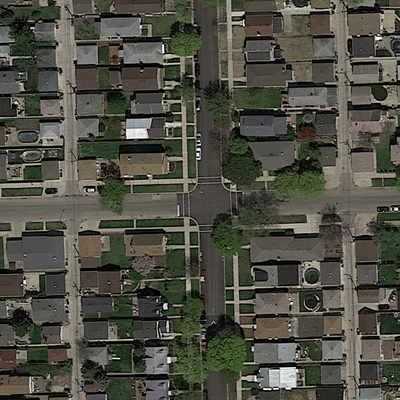
#> input picture data/training/images/satImage_001.png, 400 x 400 px, found by its file name
$ jupyter execute --allow-errors segment_aerial_images.ipynb   (shell and % lines are left out)
#> lines starting #> are read from the running program, lines starting #| are printed output that depends on the picture
[cell 1]
import matplotlib.image as mpimg
import numpy as np
import matplotlib.pyplot as plt
import os, sys
from PIL import Image

[cell 2]
# Helper functions


def load_image(infilename):
    data = mpimg.imread(infilename)
    return data


# [4 lines left out: function img_float_to_uint8, not called in this run]


# Concatenate an image and its groundtruth
def concatenate_images(img, gt_img):
    nChannels = len(gt_img.shape)
    w = gt_img.shape[0]
    h = gt_img.shape[1]
    if nChannels == 3:
        cimg = np.concatenate((img, gt_img), axis=1)
    else:
        gt_img_3c = np.zeros((w, h, 3), dtype=np.uint8)
        gt_img8 = img_float_to_uint8(gt_img)
        gt_img_3c[:, :, 0] = gt_img8
        gt_img_3c[:, :, 1] = gt_img8
        gt_img_3c[:, :, 2] = gt_img8
        img8 = img_float_to_uint8(img)
        cimg = np.concatenate((img8, gt_img_3c), axis=1)
    return cimg


def img_crop(im, w, h):
    list_patches = []
    imgwidth = im.shape[0]
    imgheight = im.shape[1]
    is_2d = len(im.shape) < 3
    for i in range(0, imgheight, h):
        for j in range(0, imgwidth, w):
            if is_2d:
                im_patch = im[j : j + w, i : i + h]
            else:
                im_patch = im[j : j + w, i : i + h, :]
            list_patches.append(im_patch)
    return np.array([list_patches])

[cell 3]
# Loaded a set of images
root_dir = "./data/training/"

image_dir = root_dir + "images/"
files = os.listdir(image_dir)
n = min(20, len(files))  # Load maximum 20 images
print("Loading " + str(n) + " images")
imgs = [load_image(image_dir + files[i]) for i in range(n)]
#> in load_image, data is the input picture: shape (400, 400, 3) float32; mean R, G, B 0.309, 0.309, 0.268
#> imgs = 1 item
print(files[0])

gt_dir = root_dir + "groundtruth/"
print("Loading " + str(n) + " images")
gt_imgs = [load_image(gt_dir + files[i]) for i in range(n)]
#> gt_imgs = 1 item
print(files[0])

n = 10  # Only use 10 images for training

[cell 4]
print("Image size = " + str(imgs[0].shape[0]) + "," + str(imgs[0].shape[1]))
#| Image size = 400,400

# Show first image and its groundtruth image
cimg = concatenate_images(imgs[0], gt_imgs[0])
#> in concatenate_images, `cimg = np.concatenate((img, gt_img), axis=1)`:
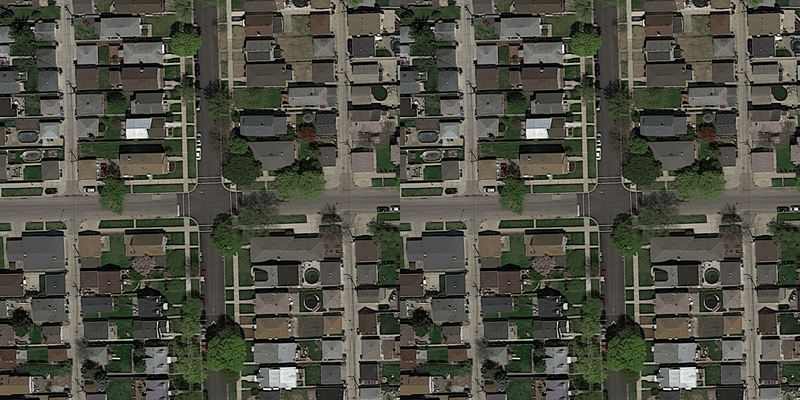
#> cimg: shape (400, 800, 3) float32; mean R, G, B 0.309, 0.309, 0.268
fig1 = plt.figure(figsize=(10, 10))
plt.imshow(cimg, cmap="Greys_r")

[cell 5]
# Extract patches from input images
patch_size = 16  # each patch is 16*16 pixels

#> (the rest of this cell did not finish here and is left out)

#> after the loop in img_crop, `for i in range(0, imgheight, h):`: list_patches = 625 items
gt_patches = [img_crop(gt_imgs[i], patch_size, patch_size) for i in range(n)]

# Linearize list of patches
img_patches = np.asarray(
    [
        img_patches[i][j]
        for i in range(len(img_patches))
        for j in range(len(img_patches[i]))
    ]
)
gt_patches = np.asarray(
    [
        gt_patches[i][j]
        for i in range(len(gt_patches))
        for j in range(len(gt_patches[i]))
    ]
)

[cell 6]
# Extract 6-dimensional features consisting of average RGB color as well as variance
# [23 lines left out: functions extract_features, extract_features_2d, extract_img_features, not called in this run]

[cell 7]
# Compute features for each image patch
foreground_threshold = (
    0.25  # percentage of pixels > 1 required to assign a foreground label to a patch
)
#> foreground_threshold = 0.25


# [6 lines left out: function value_to_class, not called in this run]


#> (the rest of this cell did not finish here and is left out)
